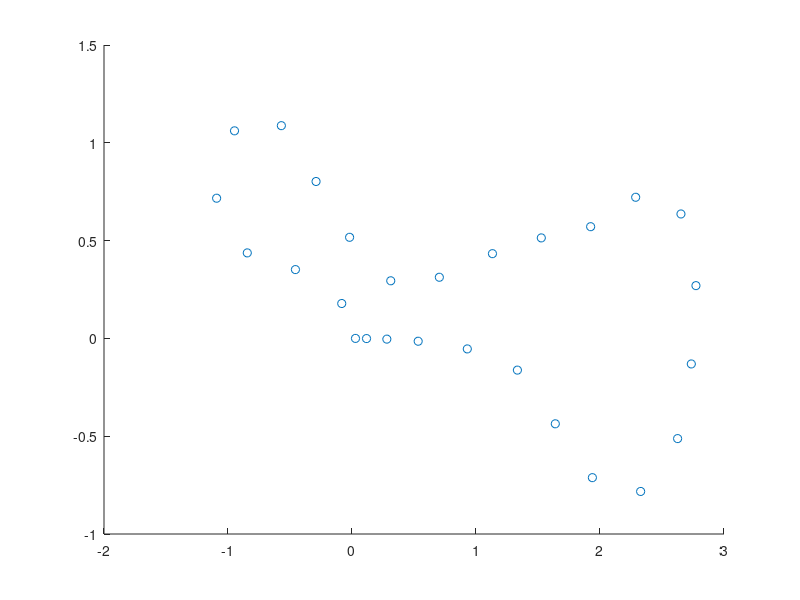

Source code (MATLAB): (Note: this script raises an error after producing the figure.)
function generate_example_trajectory
   
    log = importdata('vehicleStateLog.csv');   
    
    Timestamp = uint64(log.data(:, strcmp(log.colheaders, 'Timestamp'))); 
    
    px = log.data(:, strcmp(log.colheaders, 'pose.x'));
    py = log.data(:, strcmp(log.colheaders, 'pose.y'));
    yaw = log.data(:, strcmp(log.colheaders, 'pose.yaw'));
    v = log.data(:, strcmp(log.colheaders, 'speed'));
    v = medfilt1(v, 5);
    
    vx = v .* cos(yaw);
    vy = v .* sin(yaw);
    
    start_idx = find(v > 0.1);
    start_idx = start_idx(1);
    slice = start_idx:20:(start_idx+520);
    
    T_traj = uint64(Timestamp(slice));
    Timestamp = Timestamp - uint64(min(T_traj));
    T_traj = uint64(T_traj - min(T_traj));
    px_traj = px(slice);
    py_traj = py(slice);
    vx_traj = vx(slice);
    vy_traj = vy(slice);
    
    clf
    axis equal
    scatter(px_traj, py_traj)
    
    cycle_start = 5;
    tmp_ds = norm([px_traj(cycle_start) py_traj(cycle_start)]-[px_traj(end) py_traj(end)]);
    tmp_v = norm([vx_traj(cycle_start) vy_traj(cycle_start)]);
    cycle_closing_segment_time = 1e9 * tmp_ds / tmp_v;
    n_trajectory = length(slice);
    
    
    % expand trajectory cycle
    for i = 1:20
        cycle_time = uint64(T_traj(end) - T_traj(cycle_start) + cycle_closing_segment_time);
        T_traj = uint64([T_traj; (T_traj(cycle_start:n_trajectory) + cycle_time)]);
        px_traj = [px_traj; px_traj(cycle_start:n_trajectory)];
        py_traj = [py_traj; py_traj(cycle_start:n_trajectory)];
        vx_traj = [vx_traj; vx_traj(cycle_start:n_trajectory)];
        vy_traj = [vy_traj; vy_traj(cycle_start:n_trajectory)];        
    end
    
    
    % generate example input data
    fID = fopen('example_trajectory.hpp', 'w');    
    
    fprintf(fID,'const uint64_t example_trajectory_timestamp_offset[] = { ');
    fprintf(fID,'%u, ', uint64(T_traj));
    fprintf(fID,'};\n');
    
    fprintf(fID,'const double example_trajectory_px[] = { ');
    fprintf(fID,'%f, ', px_traj);
    fprintf(fID,'};\n');
    
    fprintf(fID,'const double example_trajectory_py[] = { ');
    fprintf(fID,'%f, ', py_traj);
    fprintf(fID,'};\n');
    
    fprintf(fID,'const double example_trajectory_vx[] = { ');
    fprintf(fID,'%f, ', vx_traj);
    fprintf(fID,'};\n');
    
    fprintf(fID,'const double example_trajectory_vy[] = { ');
    fprintf(fID,'%f, ', vy_traj);
    fprintf(fID,'};\n');
    
    fprintf(fID,'const int example_trajectory_size = %i;\n', length(vy_traj));
    
    fclose(fID);
    
    
    
    
    
    
    % calculate interpolation
    t_interp = uint64((0:0.005:30)*1e9);
    position_x_interp     = nan(size(t_interp));
    position_y_interp     = nan(size(t_interp));
    velocity_x_interp     = nan(size(t_interp));
    velocity_y_interp     = nan(size(t_interp));
    acceleration_x_interp = nan(size(t_interp));
    acceleration_y_interp = nan(size(t_interp));
    yaw_interp            = nan(size(t_interp));
    speed_interp          = nan(size(t_interp));
    curvature_interp      = nan(size(t_interp));
    
    
    for i = 1:length(t_interp)
        t_now = t_interp(i);
        I = find(t_now < T_traj);
        I = I(1)-1;
        
        assert (T_traj(I) <= t_now)
        assert (T_traj(I+1) >= t_now)

        [...
            position_x_interp(i), ...
            position_y_interp(i), ...
            velocity_x_interp(i), ...
            velocity_y_interp(i), ...
            acceleration_x_interp(i), ...
            acceleration_y_interp(i), ...
            yaw_interp(i), ...
            speed_interp(i), ...
            curvature_interp(i)...
        ] ...
        = trajectory_interpolation(...
            double(t_now)/1e9,...
            double(T_traj(I))/1e9, ...
            px_traj(I), ...
            py_traj(I), ...
            vx_traj(I), ...
            vy_traj(I), ...
            double(T_traj(I+1))/1e9, ...
            px_traj(I+1), ...
            py_traj(I+1), ...
            vx_traj(I+1), ...
            vy_traj(I+1) ...
        );
    end
    
    
    clf
    
    subplot(2,1,1)
    hold on
    grid on
    axis equal    
    scatter(px_traj, py_traj)
    plot(position_x_interp, position_y_interp)
    
    
    subplot(2,1,2)
    hold on
    grid on
    scatter(t_interp, speed_interp)
    
    
end

